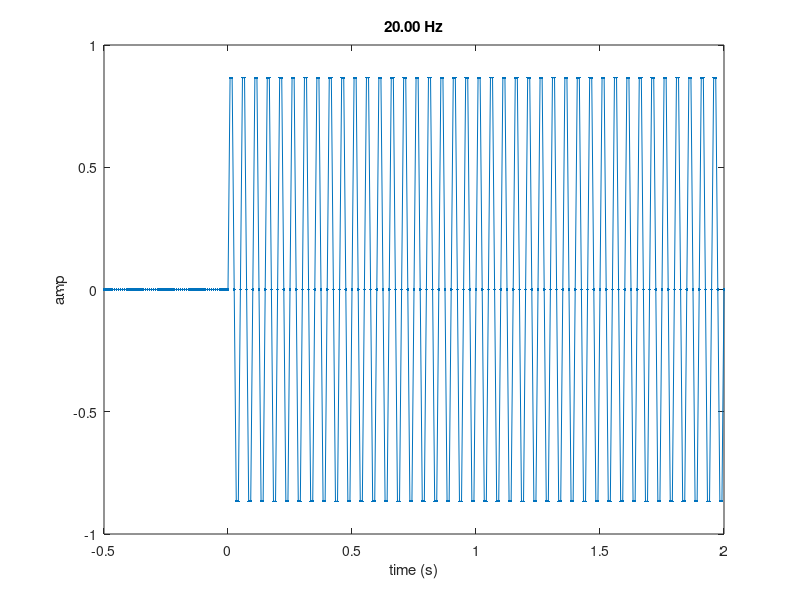

Source code (MATLAB): (Note: this script raises an error after producing the figure.)
% rd_simSampledSinewave.m

%% setup
sinewave = @(A,f,t,ph) A*sin(2*pi*f*t + ph);

dur = 2;

refRate = 120;
tStim = -0.5:1/refRate:dur;
stimAmp = 1;
stimFreq = 20;
stimFreq2 = [];
phase = 0;
phase2 = 0;

Fs = 1000;
tResponse = -0.5:1/Fs:dur;
noiseStd = 0;

plotFigs = 1;

%% STIMULUS
%% constructed neural response - use 120 Hz
% assumes that neurons respond to both onsets and offsets
% so if a stimulus at 60 Hz is [1 0 0], the neural response would be 
% [1 1 0]. sampled at 120 Hz, this would be [1 0 1 0 0 0].
% 30 Hz
% stim = repmat([1 0 0 0],1,301/4);
% 40 Hz
% stim = repmat([1 0 1 0 0 0],1,301/6);
% stim(301) = 1;

%% make stimulus time series
stim = sinewave(stimAmp,stimFreq,tStim,phase);
if ~isempty(stimFreq2)
    stim = stim + sinewave(stimAmp,stimFreq2,tStim,phase2);
end
stim(tStim<0) = 0; % zero baseline

if plotFigs % && 0
    f(1) = figure;
    plot(tStim, stim, '.-')
    xlabel('time (s)')
    ylabel('amp')
    title(sprintf('%.2f Hz', stimFreq))
end

%% wavelet on stim
width = 10;
[spectrum,freqoi,timeoi] = ft_specest_wavelet(stim, tStim, 'freqoi', stimFreq, 'width', width);
specAmp = abs(squeeze(spectrum))';

if plotFigs
    figure
    plot(tStim, specAmp)
    xlabel('time (ms)')
    ylabel('spec amp')
    title('wavelet')
end

% foi = 1:50;
% [spectrum,freqoi,timeoi] = ft_specest_wavelet(stim, tStim, 'freqoi', foi);
% specAmp = abs(squeeze(spectrum));
% 
% if plotFigs
%     ytick = 10:10:numel(freqoi);
%     xtick = 51:50:numel(timeoi);
%     figure
%     imagesc(specAmp)
%     rd_timeFreqPlotLabels(timeoi,freqoi,xtick,ytick);
% end

%% mtmconvol on stim
taper          = 'hanning'; % 'dpss'
toi            = tStim;
foi            = stimFreq;
t_ftimwin      = 12 ./ foi;
tapsmofrq      = foi * 0.8; % for dpss 
tfAmps = [];
[spectrum,ntaper,freqoi,timeoi] = ft_specest_mtmconvol(stim, tStim, ...
    'timeoi', toi, 'freqoi', foi, 'timwin', t_ftimwin, ...
    'taper', taper, 'tapsmofrq', tapsmofrq, 'dimord', 'chan_time_freqtap');
specAmp = abs(squeeze(spectrum))';

if plotFigs
    figure
    plot(tStim, specAmp)
    xlabel('time (ms)')
    ylabel('spec amp')
    title('mtmconvol')
end

%% time-frequency on stim
taper          = 'hanning';
foi            = 1:50;
t_ftimwin      = 10 ./ foi;
toi            = tStim;
tfAmps = [];
[spectrum,ntaper,freqoi,timeoi] = ft_specest_mtmconvol(stim, tStim, ...
    'timeoi', toi, 'freqoi', foi, 'timwin', t_ftimwin, ...
    'taper', taper, 'dimord', 'chan_time_freqtap');
specAmp = abs(squeeze(spectrum))';

if plotFigs
    ytick = 10:10:numel(foi);
    xtick = 1:30:numel(toi);
    figure
    imagesc(specAmp)
    rd_timeFreqPlotLabels(toi,foi,xtick,ytick);
    title('mtmconvol')
end

%% SIMULATED NEURAL RESPONSE
%% make neural response 
% by resampling the stimulus -- right thing to do?
ssvef = resample(stim, Fs, refRate);
ssvef = ssvef(1:length(tResponse));
noise = noiseStd.*randn(size(tResponse));

response = ssvef + noise;

if plotFigs
    figure(f(1));
    hold on
    plot(tResponse, ssvef, 'r')
end

%% wavelet on simulated neural response
[spectrum,freqoi,timeoi] = ft_specest_wavelet(response, tResponse, 'freqoi', stimFreq);
specAmp = abs(squeeze(spectrum))';

if plotFigs
    figure
    plot(tResponse, specAmp)
    xlabel('time (ms)')
    ylabel('spec amp')
end

%% time-frequency on simulated neural response
taper          = 'hanning';
foi            = 1:80;
t_ftimwin      = 10 ./ foi;
toi            = tResponse;
tfAmps = [];
[spectrum,ntaper,freqoi,timeoi] = ft_specest_mtmconvol(response, tResponse, ...
    'timeoi', toi, 'freqoi', foi, 'timwin', t_ftimwin, ...
    'taper', taper, 'dimord', 'chan_time_freqtap');
specAmp = abs(squeeze(spectrum))';

if plotFigs
    ytick = 10:10:numel(foi);
    xtick = 1:500:numel(toi);
    figure
    imagesc(specAmp)
    rd_timeFreqPlotLabels(toi,foi,xtick,ytick);
end

